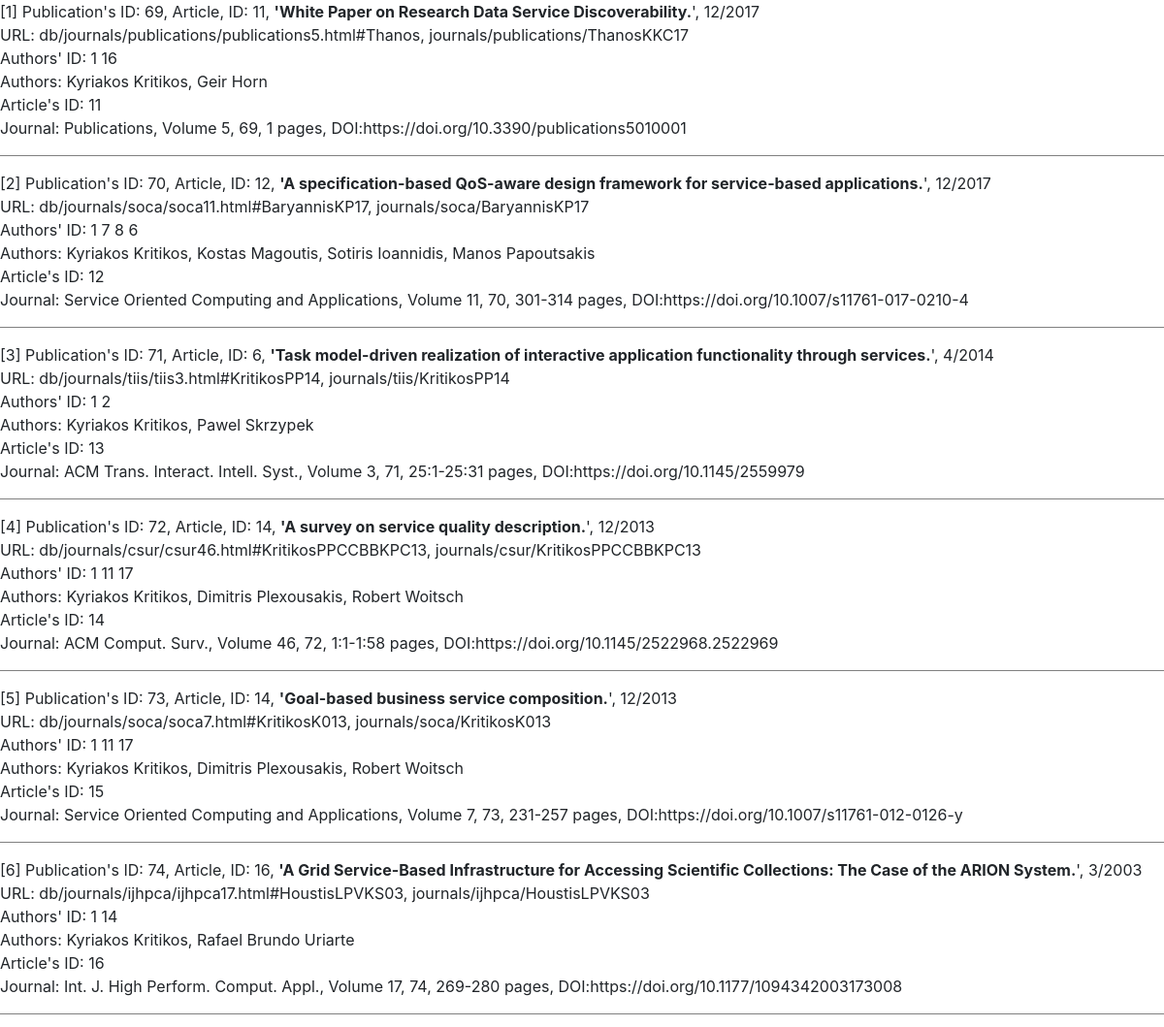
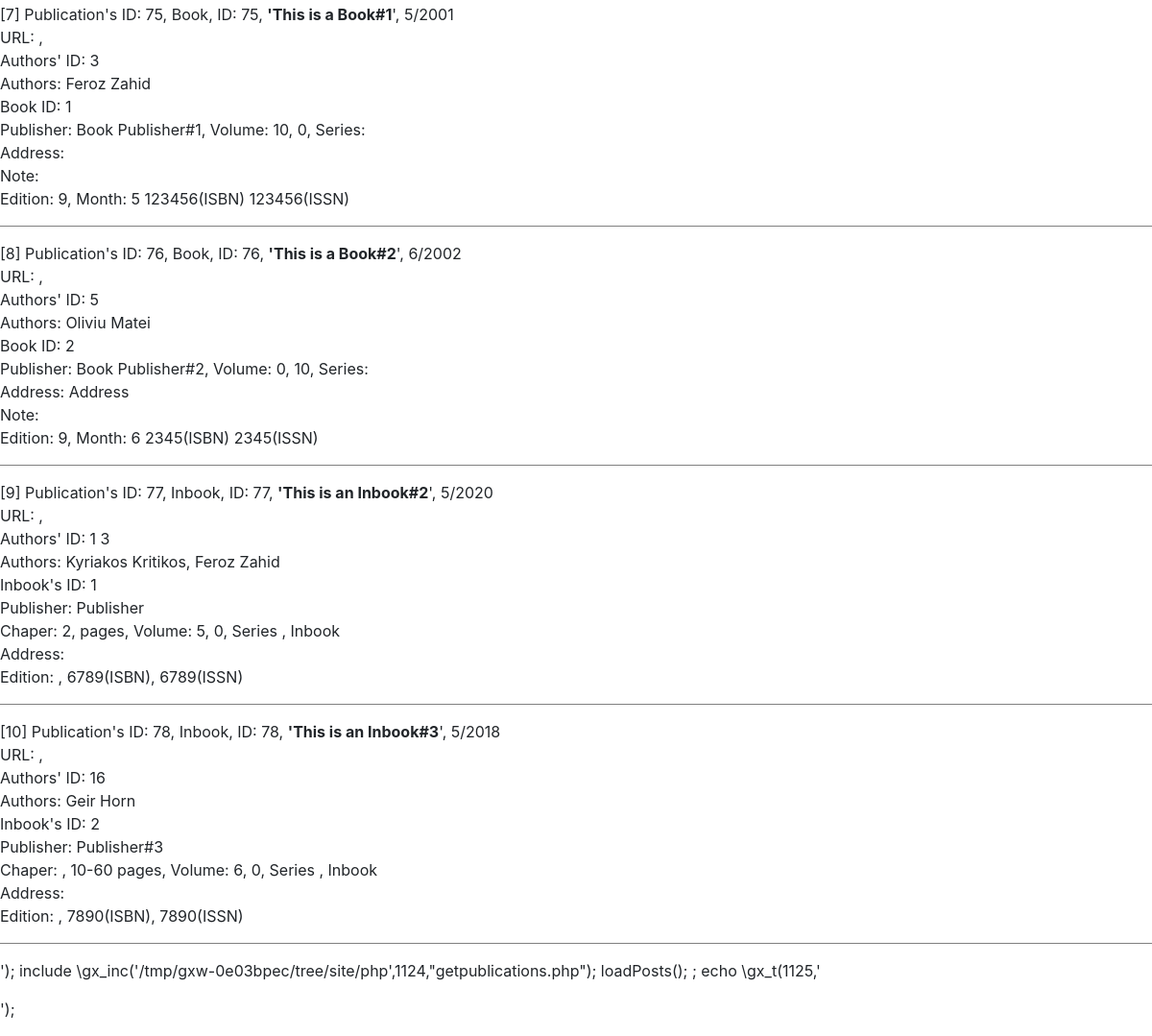
The app's page /site/php/posts.php with its own data (2 pictures, top to bottom).
### tables this page shows
CREATE TABLE `publication` (
  `publicationID` int(11) NOT NULL,
  `type` enum('Article','Inproceedings','Book','Inbook','Other') NOT NULL,
  `authorsID` int(11) NOT NULL,
  `title` varchar(500) NOT NULL,
  `year` int(4) NOT NULL,
  `note` varchar(100) NOT NULL,
  `month` int(2) NOT NULL,
  `url` varchar(50) NOT NULL,
  `pubKey` varchar(500) NOT NULL
);

CREATE TABLE `author` (
  `authorID` int(11) NOT NULL,
  `name` varchar(25) NOT NULL,
  `surname` varchar(25) NOT NULL,
  `orcID` varchar(19) NOT NULL,
  `personalURL` varchar(50) NOT NULL,
  `attribute` enum('Professor','Researcher','Technical Personnel','Research Personnel') NOT NULL,
  `userID` int(11) NOT NULL
);

CREATE TABLE `article` (
  `articleID` int(11) NOT NULL,
  `journal` varchar(500) NOT NULL,
  `volume` tinyint(3) UNSIGNED NOT NULL,
  `number` tinyint(3) UNSIGNED NOT NULL,
  `pages` varchar(10) NOT NULL,
  `doi` varchar(50) NOT NULL,
  `publicationID` int(11) NOT NULL
);

CREATE TABLE `authors` (
  `authorsID` int(11) NOT NULL,
  `author` int(11) DEFAULT NULL,
  `author2` int(11) DEFAULT NULL,
  `author3` int(11) DEFAULT NULL,
  `author4` int(11) DEFAULT NULL,
  `author5` int(11) DEFAULT NULL
);

CREATE TABLE `book` (
  `bookID` int(11) NOT NULL,
  `publisher` varchar(100) NOT NULL,
  `volume` int(11) NOT NULL,
  `number` int(11) NOT NULL,
  `series` varchar(100) NOT NULL,
  `address` varchar(100) NOT NULL,
  `edition` varchar(50) NOT NULL,
  `month` tinyint(3) UNSIGNED NOT NULL,
  `ISBN` varchar(20) NOT NULL,
  `ISSN` varchar(20) NOT NULL,
  `publicationID` int(11) NOT NULL
);

CREATE TABLE `inbook` (
  `inbookID` int(11) NOT NULL,
  `publisher` varchar(100) NOT NULL,
  `chapter` varchar(20) NOT NULL,
  `pages` varchar(10) NOT NULL,
  `volume` int(11) NOT NULL,
  `number` int(11) NOT NULL,
  `series` varchar(100) NOT NULL,
  `type` varchar(100) NOT NULL,
  `address` varchar(100) NOT NULL,
  `edition` varchar(50) NOT NULL,
  `ISBN` varchar(20) NOT NULL,
  `ISSN` varchar(20) NOT NULL,
  `publicationID` int(11) NOT NULL
);

### site/php/getpublications.php (the view, shortened to what this page needs)
<?php
  function loadPosts(){
    $doc = new DOMDocument;
    $doc->loadHtmlFile('posts.php');
    $child = $doc->createElement('p');
    $child->nodeValue=getpublications();
    echo $doc->saveHTML();
  }
  function getpublications(){
    include "connect.php";
    mysqli_autocommit($link, false);
    $counter = 1;
    $query = "SELECT * FROM (
                  SELECT * FROM publication ORDER BY publicationID DESC LIMIT 10
              ) sub
              ORDER BY publicationID ASC";
    $result = mysqli_query($link, $query);
    $id_array = array();
    while($row = mysqli_fetch_assoc($result)){
      array_push($id_array, $row['publicationID']);
    }
    if(empty($result)){
      echo "There are no publications posted";
    }
    else{
      for($i=0;$i<count($id_array);$i++){
        $stmt = $link->prepare("SELECT * FROM publication WHERE publicationID = ?");
        $stmt->bind_param("i",$id_array[$i]);
        $stmt->execute();
        $publication = array();
        $result = $stmt->get_result();
        while($row = $result->fetch_assoc()){
          $publication = $row;
        }
        $stmt = $link->prepare("SELECT author,author2,author3,author4,author5 FROM authors WHERE authorsID = ?");
        $stmt->bind_param("i",$publication['authorsID']);
        $stmt->execute();
        $authorIDlist = array();
        $result = $stmt->get_result();
        while($row = $result->fetch_assoc()){
          $authorIDlist = $row;
        }
        if($authorIDlist['author']==$authorIDlist['author2']){
          $authorIDlist['author2'] = NULL;
        }if($authorIDlist['author']==$authorIDlist['author3']){
          $authorIDlist['author3'] = NULL;
        }if($authorIDlist['author']==$authorIDlist['author4']){
          $authorIDlist['author4'] = NULL;
        }if($authorIDlist['author']==$authorIDlist['author5']){
          $authorIDlist['author5'] = NULL;
        }
        $stmt = $link->prepare("SELECT * FROM author WHERE authorID = ?");
        $stmt->bind_param("i",$authorIDlist['author']);
        $stmt->execute();
        $authorinfo = array();
        $result = $stmt->get_result();
        while($row = $result->fetch_assoc()){
          $authorinfo = $row;
        }
        $stmt = $link->prepare("SELECT * FROM author WHERE authorID = ?");
        $stmt->bind_param("i",$authorIDlist['author2']);
        $stmt->execute();
        $author2info = array();
        $result = $stmt->get_result();
        while($row = $result->fetch_assoc()){
          $author2info = $row;
        }
        $stmt = $link->prepare("SELECT * FROM author WHERE authorID = ?");
        $stmt->bind_param("i",$authorIDlist['author3']);
        $stmt->execute();
        $author3info = array();
        $result = $stmt->get_result();
        while($row = $result->fetch_assoc()){
          $author3info = $row;
        }
        $stmt = $link->prepare("SELECT * FROM author WHERE authorID = ?");
        $stmt->bind_param("i",$authorIDlist['author4']);
        $stmt->execute();
        $author4info = array();
        $result = $stmt->get_result();
        while($row = $result->fetch_assoc()){
          $author4info = $row;
        }
        $stmt = $link->prepare("SELECT * FROM author WHERE authorID = ?");
        $stmt->bind_param("i",$authorIDlist['author5']);
        $stmt->execute();
        $result = $stmt->get_result();
        echo "[",$counter,"] ","Publication's ID: ", $publication['publicationID'],", ",$publication['type'],", ID: ",$publication['authorsID'],", <b>'",$publication['title'],"</b>', ",$publication['month'],"/",
             $publication['year'],'<br>',"URL: ",$publication['url'],", ",$publication['pubKey']," ";
        echo '<br>',"Authors' ID: ",$authorIDlist['author']," ",$authorIDlist['author2']," ",$authorIDlist['author3']," ",$authorIDlist['author4']," ",$authorIDlist['author5'];
        echo '<br>',"Authors: ";
        if(!empty($authorinfo['name'])){
          echo $authorinfo['name'], " ",$authorinfo['surname'];
        }
        if(!empty($author2info['name'])){
          echo ', ',$author2info['name'], " ",$author2info['surname'];
        }
        if(!empty($author3info['name'])){
          echo ', ',$author3info['name'], " ",$author3info['surname'];
        }
        if(!empty($author4info['name'])){
          echo ', ',$author4info['name'], " ",$author4info['surname'];
        }
        echo '<br>';
        if($publication['type']=='Article'){
          $stmt = $link->prepare("SELECT * FROM article,publication WHERE publication.publicationID = ? and article.publicationID = ?");
          $stmt->bind_param("ii",$publication['publicationID'],$publication['publicationID']);
          $stmt->execute();
          $article = array();
          $result = $stmt->get_result();
          while($row = $result->fetch_assoc()){
            $article = $row;
          }
          echo "Article's ID: ",$article['articleID'],"<br>Journal: ",$article['journal'],", Volume ",$article['volume'],", ",$article['number'],", ",$article['pages']," pages, DOI:",$article['doi']," ";
          echo "<hr style='height:1px;border-width:0;color:gray;background-color:gray'>";
          $counter++;
        }
        else if($publication['type']=='Inbook'){
          $stmt = $link->prepare("SELECT * FROM inbook,publication WHERE publication.publicationID = ? and inbook.publicationID = ?");
          $stmt->bind_param("ii",$publication['publicationID'],$publication['publicationID']);
          $stmt->execute();
          $inbook = array();
          $result = $stmt->get_result();
          while($row = $result->fetch_assoc()){
            $inbook = $row;
          }
          echo "Inbook's ID: ",$inbook['inbookID'],"<br>Publisher: ",$inbook['publisher'],"<br>Chaper: ",$inbook['chapter'],", ",$inbook['pages']," pages, Volume: ",$inbook['volume'],", ",$inbook['number'],", Series ",
               $inbook['series'],", ",$inbook['type'],"<br>Address: ",$inbook['address'],"<br>Edition: ",$inbook['edition'],", ",$inbook['ISBN'],"(ISBN), ",$inbook['ISSN'],"(ISSN) ";
          echo "<hr style='height:1px;border-width:0;color:gray;background-color:gray'>";
          $counter++;
        }
        else if($publication['type']=='Book'){
          $stmt = $link->prepare("SELECT * FROM book,publication WHERE publication.publicationID = ? and book.publicationID = ?");
          $stmt->bind_param("ii",$publication['publicationID'],$publication['publicationID']);
          $stmt->execute();
          $book = array();
          $result = $stmt->get_result();
          while($row = $result->fetch_assoc()){
            $book = $row;
          }
          echo "Book ID: ",$book['bookID'],"<br>Publisher: ",$book['publisher'],", Volume: ",$book['volume'],", ",$book['number'],", Series: ",$book['series'],"<br>Address: ",$book['address'],"<br>Note: ",$book['note'],
          "<br>Edition:  ",$book['edition'],", Month: ",$book['month']," ",$book['ISBN'],"(ISBN) ",$book['ISSN'],"(ISSN) ";
          echo "<hr style='height:1px;border-width:0;color:gray;background-color:gray'>";
          $counter++;
        }
      }
    }
  }
?>

### site/php/posts.php (shortened to what this page needs)
<!DOCTYPE html>
<html lang="en" dir="ltr">
  <head>
    <link rel="stylesheet" href="https://stackpath.bootstrapcdn.com/bootstrap/4.5.0/css/bootstrap.min.css">
    <?php include "getpublications.php";
    loadPosts();
    ?>
  </head>
  <body>
  </body>
</html>

### records on screen
publication: publicationID "69", type "Article", authorsID "11", title "White Paper on Research Data Service Discoverability.", month "12", year "2017", url "db/journals/publications/publications5.html#Thanos", pubKey "journals/publications/ThanosKKC17"
author: name "Kyriakos", surname "Kritikos"
author: name "Geir", surname "Horn"
article: articleID "11", journal "Publications", volume "5", number "69", pages "1", doi "https://doi.org/10.3390/publications5010001"
publication: publicationID "70", type "Article", authorsID "12", title "A specification-based QoS-aware design framework for service-based applications.", month "12", year "2017", url "db/journals/soca/soca11.html#BaryannisKP17", pubKey "journals/soca/BaryannisKP17"
authors: author "1", author2 "7", author3 "8", author4 "6"
author: name "Kostas", surname "Magoutis"
author: name "Sotiris", surname "Ioannidis"
author: name "Manos", surname "Papoutsakis"
article: articleID "12", journal "Service Oriented Computing and Applications", volume "11", number "70", pages "301-314", doi "https://doi.org/10.1007/s11761-017-0210-4"
publication: publicationID "71", type "Article", authorsID "6", title "Task model-driven realization of interactive application functionality through services.", month "4", year "2014", url "db/journals/tiis/tiis3.html#KritikosPP14", pubKey "journals/tiis/KritikosPP14"
author: name "Pawel", surname "Skrzypek"
article: articleID "13", journal "ACM Trans. Interact. Intell. Syst.", volume "3", number "71", pages "25:1-25:31", doi "https://doi.org/10.1145/2559979"
publication: publicationID "72", type "Article", authorsID "14", title "A survey on service quality description.", month "12", year "2013", url "db/journals/csur/csur46.html#KritikosPPCCBBKPC13", pubKey "journals/csur/KritikosPPCCBBKPC13"
authors: author "1", author2 "11", author3 "17"
author: name "Dimitris", surname "Plexousakis"
author: name "Robert", surname "Woitsch"
article: articleID "14", journal "ACM Comput. Surv.", volume "46", number "72", pages "1:1-1:58", doi "https://doi.org/10.1145/2522968.2522969"
publication: publicationID "73", type "Article", authorsID "14", title "Goal-based business service composition.", month "12", year "2013", url "db/journals/soca/soca7.html#KritikosK013", pubKey "journals/soca/KritikosK013"
article: articleID "15", journal "Service Oriented Computing and Applications", volume "7", number "73", pages "231-257", doi "https://doi.org/10.1007/s11761-012-0126-y"
publication: publicationID "74", type "Article", authorsID "16", title "A Grid Service-Based Infrastructure for Accessing Scientific Collections: The Case of the ARION System.", month "3", year "2003", url "db/journals/ijhpca/ijhpca17.html#HoustisLPVKS03", pubKey "journals/ijhpca/HoustisLPVKS03"
author: name "Rafael", surname "Brundo Uriarte"
article: articleID "16", journal "Int. J. High Perform. Comput. Appl.", volume "17", number "74", pages "269-280", doi "https://doi.org/10.1177/1094342003173008"
publication: publicationID "75", type "Book", authorsID "75", title "This is a Book#1", month "5", year "2001"
author: name "Feroz", surname "Zahid"
book: bookID "1", publisher "Book Publisher#1", volume "10", number "0", edition "9", publicationID.month "5", ISBN "123456", ISSN "123456"
publication: publicationID "76", type "Book", authorsID "76", title "This is a Book#2", month "6", year "2002"
author: name "Oliviu", surname "Matei"
book: bookID "2", publisher "Book Publisher#2", volume "0", number "10", address "Address", edition "9", publicationID.month "6", ISBN "2345", ISSN "2345"
publication: publicationID "77", type "Inbook", authorsID "77", title "This is an Inbook#2", month "5", year "2020"
inbook: inbookID "1", publisher "Publisher", chapter "2", volume "5", number "0", publicationID.type "Inbook", ISBN "6789", ISSN "6789"
publication: publicationID "78", type "Inbook", authorsID "78", title "This is an Inbook#3", month "5", year "2018"
inbook: inbookID "2", publisher "Publisher#3", pages "10-60", volume "6", number "0", publicationID.type "Inbook", ISBN "7890", ISSN "7890"

### other values on screen
$counter "1"
$authorIDlist['author'] "1"
$authorIDlist['author2'] "16"
$counter "2"
$counter "3"
$authorIDlist['author2'] "2"
$counter "4"
$counter "5"
$counter "6"
$authorIDlist['author2'] "14"
$counter "7"
$authorIDlist['author'] "3"
$counter "8"
$authorIDlist['author'] "5"
$counter "9"
